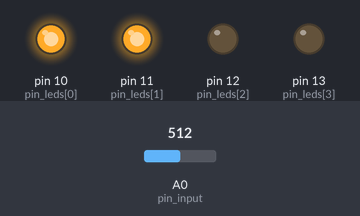
The sketch below on a simulated Arduino Uno, built with avr-gcc and run on an emulated ATmega328P. Shown: output pins drawn as LEDs (lit = HIGH). The inputs (shaded band) are chosen by the test bench; at power-on: A0 (pin_input) = 512.

Above: at 1.2 s.
1.3 s: A0 (pin_input) set to 534
At 1.8 s:
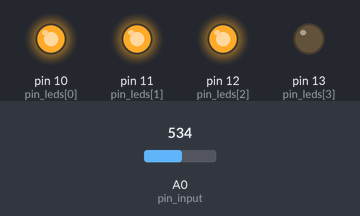
2.8 s: A0 (pin_input) set to 756
4.3 s: A0 (pin_input) set to 788
At 5.3 s:
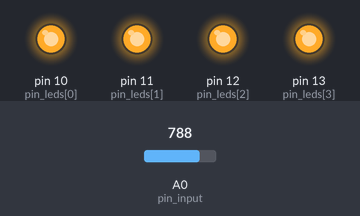
5.8 s: A0 (pin_input) set to 122
At 6.4 s:
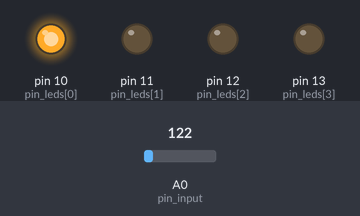
7.3 s: A0 (pin_input) set to 6
8.8 s: A0 (pin_input) set to 3
Timing chart, 0 to 11.3 s (numbered marks = the images above; inputs shaded):
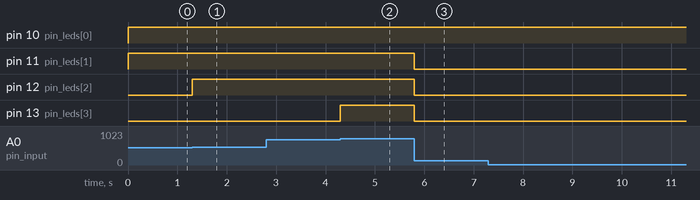

Measured:
- the behaviour switches between 517 and 518 on A0 (pin_input) (found by bisection; images 0 and 1)
- the behaviour switches between 772 and 773 on A0 (pin_input) (found by bisection; images 1 and 2)
- after the input at 1.3 s, pin 12 (pin_leds[2]): LOW → HIGH at once
- after the input at 2.8 s, every drawn part: stays the same
- after the input at 4.3 s, pin 13 (pin_leds[3]): LOW → HIGH at once
- after the input at 5.8 s, pin 11 (pin_leds[1]), pin 12 (pin_leds[2]), pin 13 (pin_leds[3]): HIGH → LOW at once
- after the input at 7.3 s, every drawn part: stays the same
- after the input at 8.8 s, every drawn part: stays the same

The sketch:

Drehpoti-LED-Bar.ino
```cpp
/**
 * LED-Bar mit Drehpoti
 * ====================
 *
 * Dieser Sketch misst eine Analogspannung z.B. von einem Drehpoti und steuert damit eine
 * kleine LED-Bar mit vier Leuchtdioden an. Je höher die gemessene Spannung ist, desto
 * mehr LEDs leuchten.
 *
 * Hardwareaufbau:
 * ---------------
 *
 * 5V --> Drehpoti --> GND
 *            |
 *            -------> Pin A0
 *
 * Pin 10 --> LED 1 --> Widerstand 1 --> GND
 * Pin 11 --> LED 2 --> Widerstand 2 --> GND
 * Pin 12 --> LED 3 --> Widerstand 3 --> GND
 * Pin 13 --> LED 4 --> Widerstand 4 --> GND
 *
 * Relevante Dokumentation
 * -----------------------
 *
 * https://www.arduino.cc/reference/en/language/functions/digital-io/pinmode/
 * https://www.arduino.cc/reference/en/language/functions/analog-io/analogread/
 * https://www.arduino.cc/reference/en/language/functions/digital-io/digitalwrite/
 */

constexpr int pin_input  = A0;
constexpr int pin_leds[] = {10, 11, 12, 13};
constexpr int n_leds     = sizeof(pin_leds) / sizeof(int);
constexpr int bucket_size = 1024 / n_leds;

/**
 * Initialisierung der Hardware nach dem Einschalten
 */
void setup() {
  pinMode(pin_input, INPUT);

  for (int i = 0; i < n_leds; i++) {
    pinMode(pin_leds[i], OUTPUT);
  }
}

/**
 * Unendlich oft ausgeführte Hauptprogrammlogik
 */
void loop() {
  static int prev_value = -1;
  int value = analogRead(pin_input);

  if (abs(value - prev_value) > 5) {
    prev_value = value;
    int min_value = 5;

    for (int i = 0; i < n_leds; i++) {
      digitalWrite(pin_leds[i], value >= min_value);
      min_value += bucket_size;
    }
  }
}
```
